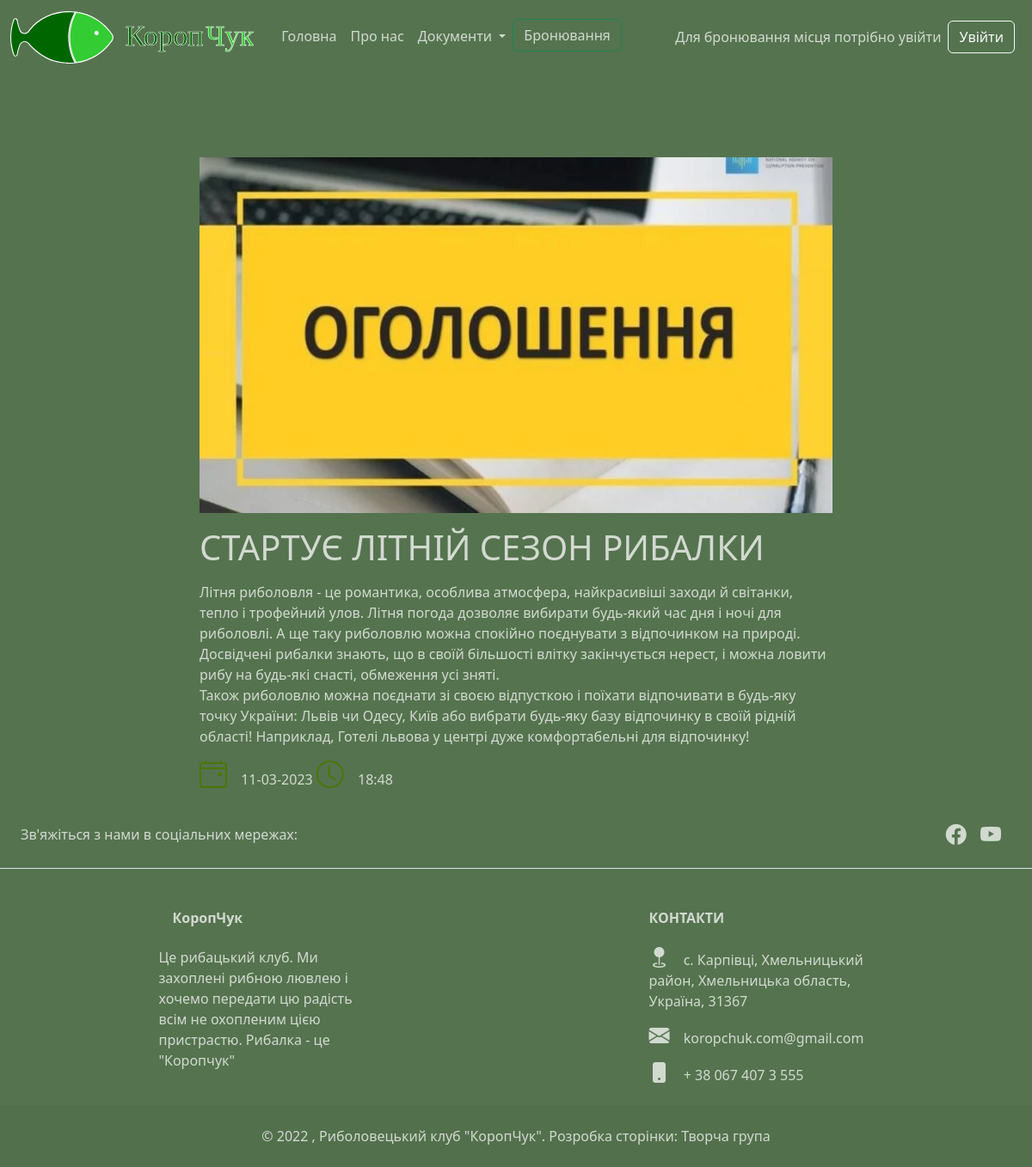
The page /post/startuye-litniy-sezon-rybalky/ on the database its author committed.
### mainapp/models.py (models this page shows, shortened)
class Article(models.Model):
    objects = None
    title = models.CharField(max_length=255, verbose_name='Заголовок')
    slug = models.SlugField(max_length=255, unique=True, db_index=True,
                            verbose_name="URL")  # unique=True це унакальна url-адреса
    content = models.TextField(blank=True, verbose_name='Текст допису')
    photo = models.ImageField(upload_to="photos/%Y/%m/%d", verbose_name='Зображення 16:9/800:450px/WebP')
    document = models.FileField(blank=True, upload_to="documents/%Y/%m/%d/", verbose_name='Додаток')
    time_create = models.DateTimeField(auto_now_add=True, verbose_name='Створено')
    time_update = models.DateTimeField(auto_now=True, verbose_name='Змінено')
    is_published = models.BooleanField(default=True, verbose_name='Опубліковано')
    cat = models.ForeignKey('Category', on_delete=models.PROTECT, verbose_name='Категорія')
    class Meta:
        verbose_name = 'Стаття'
        verbose_name_plural = 'Статті'
        ordering = ['-time_create', 'title']

### mainapp/views.py (the view)
# urls.py: path('post/<slug:post_slug>/', show_post, name='post'),
def show_post(request, post_slug):
    post = get_object_or_404(Article, slug=post_slug)
    context = {
        'post': post,
        'title': post.title,
        'cat_selected': post.cat_id,
    }
    return render(request, 'mainapp/post.html', context=context)

### mainapp/models.py (called while the page is built)
    def __str__(self):
        return self.name

    def get_absolute_url(self):
        return reverse('category', kwargs={'cat_id': self.pk})

### mainapp/templatetags/mainapp_tags.py (called while the page is built)
@register.simple_tag(name='getcats')
def get_categories(filter=None):
    if not filter:
        return Category.objects.all()
    else:
        return Category.objects.filter(pk=filter)

@register.inclusion_tag('mainapp/list_categories.html')
def show_categories(sort=None, cat_selected=0):
    if not sort:
        cats = Category.objects.all()
    else:
        cats = Category.objects.order_by(sort)
    return {"cats": cats, "cat_selected": cat_selected}

### mainapp/templates/mainapp/post.html (shortened to what this page needs)
{% extends 'mainapp/base.html' %}
{% load static %}
{% block content %}
    <div id="news">
        <div id="container_post" class="container-md pt-5">
            <div class="row justify-content-md-center">
                <div class="col-lg-8">
                    {% if post.photo %}
                        <p><img class="w-100 pt-5" src="{{post.photo.url}}"></p>
                    {% endif %}
                    {% autoescape off %}
                        <h1>{{post.title}}</h1>
                        <p>{{post.content|linebreaks}}</p>
                    {% endautoescape %}
                    <div class="article-panel">
                        <p class="last">
                            <i class="bi bi-calendar4-event" style="color: #4b7604"></i>
                                {{post.time_update|date:"d-m-Y"}}
                            <i class="bi bi-clock" style="color: #4b7604" id="clock_icon"></i>
                            {{post.time_update|date:"H:i"}}
                        </p>
                    </div>
                </div>
            </div>
        </div>
    </div>
{% endblock %}

### mainapp/static/mainapp/css/styles.css (style rules this page uses)
:root { --color1: rgb(1,52,0); --color2: 4f694e; --color21: d0d8d0; --color3: rgb(18,139,2); --color1g: rgb(1,52,0); --color2g: rgb(45,83,40); --color21g: rgb(36,67,33); --color3g: rgb(85,115,79); --color4g: rgb(125,148,120); --color5g: rgb(167,183,163); --color6g: rgb(210,218,208); --color7g: rgb(18,139,2); --color1w: rgb(255,255,255); --color1o: rgb(255,117,24); --color4: #fff; --color5: rgb(222,42,166); }
body, .dropdown-menu, nav, footer { background-color: var(--color3g); }
body, .nav-link, header, .bi, .btn-outline-success, .fr, footer { color: var(--color6g); }
.bi, #login { font-size: 2em; margin-right: 12px; }

### rows shown on the page
Article: photo (picture), title "СТАРТУЄ ЛІТНІЙ СЕЗОН РИБАЛКИ", content "Літня риболовля - це романтика, особлива атмосфера, найкрасивіші заходи й світанки, тепло і трофейний улов. Літня погода дозволяє вибирати будь-який час дня і ночі для риболовлі. А ще таку риболовлю можна спокійно поєднувати з відпочинком на природі. Досвідчені рибалки знають, що в своїй більшості влітку закінчується нерест, і можна ловити рибу на будь-які снасті, обмеження усі зняті. Також риболовлю можна поєднати зі своєю відпусткою і поїхати відпочивати в будь-яку точку України: Львів чи Одесу, Київ або вибрати будь-яку базу відпочинку в своїй рідній області! Наприклад, Готелі львова у центрі дуже комфортабельні для відпочинку!", time_update "11-03-2023", time_update "18:48"
